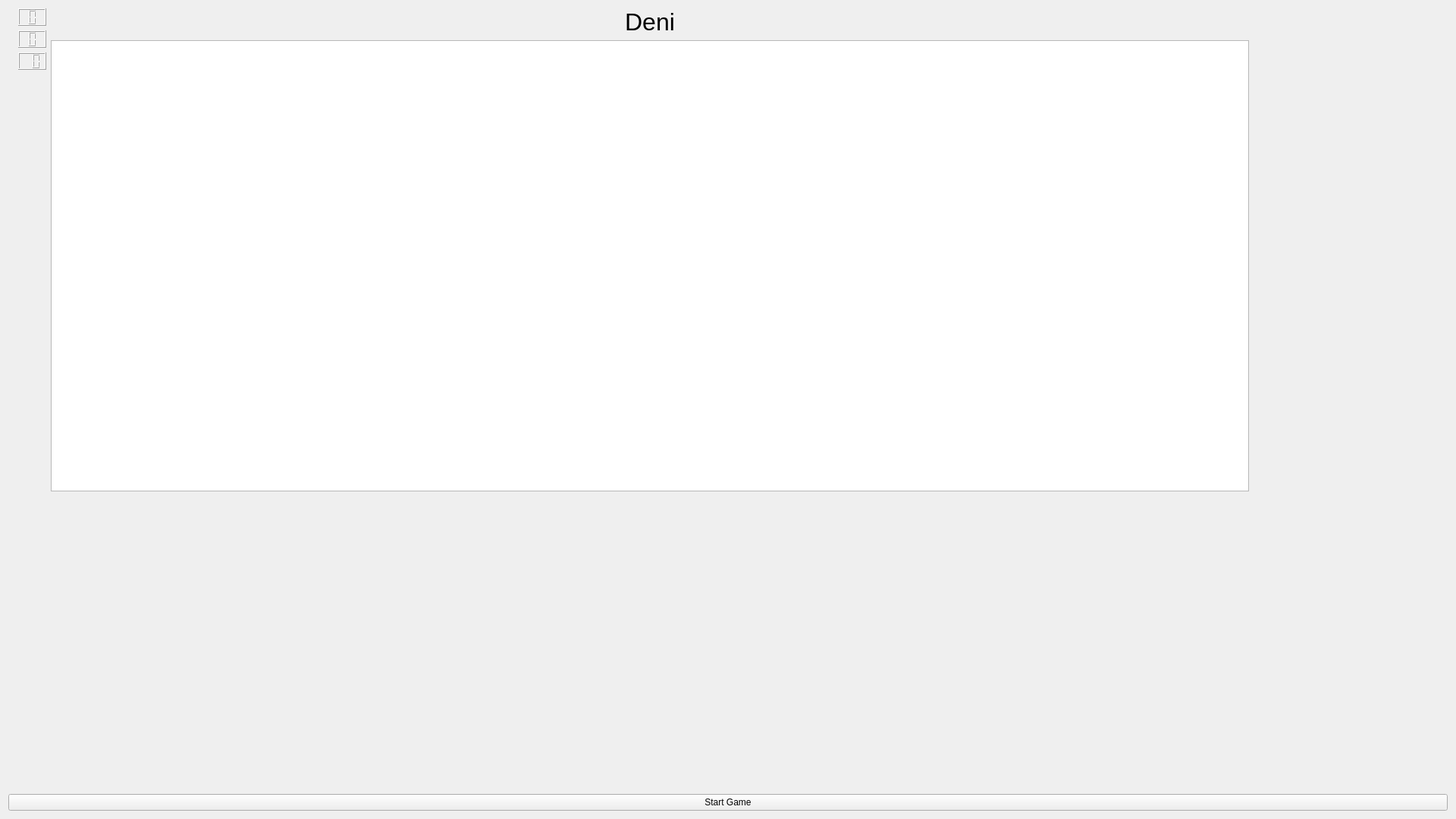
<?xml version="1.0" encoding="UTF-8"?>
<ui version="4.0">
 <class>DeniGame</class>
 <widget class="QWidget" name="DeniGame">
  <property name="geometry">
   <rect>
    <x>0</x>
    <y>0</y>
    <width>1920</width>
    <height>1080</height>
   </rect>
  </property>
  <property name="windowTitle">
   <string>DeniGame</string>
  </property>
  <layout class="QVBoxLayout" name="verticalLayout_4">
   <item>
    <layout class="QHBoxLayout" name="mainMenu">
     <item>
      <layout class="QVBoxLayout" name="score">
       <item>
        <layout class="QFormLayout" name="formLayout">
         <item row="0" column="0">
          <widget class="QLabel" name="deniIcon">
           <property name="maximumSize">
            <size>
             <width>50</width>
             <height>75</height>
            </size>
           </property>
           <property name="text">
            <string/>
           </property>
           <property name="pixmap">
            <pixmap resource="../resource/DeniTheGame.qrc">:/persons/deni.jpg</pixmap>
           </property>
           <property name="scaledContents">
            <bool>true</bool>
           </property>
          </widget>
         </item>
         <item row="0" column="1">
          <widget class="QLCDNumber" name="deniScore">
           <property name="digitCount">
            <number>1</number>
           </property>
          </widget>
         </item>
         <item row="1" column="0">
          <widget class="QLabel" name="alterIcon">
           <property name="maximumSize">
            <size>
             <width>50</width>
             <height>75</height>
            </size>
           </property>
           <property name="text">
            <string/>
           </property>
           <property name="pixmap">
            <pixmap resource="../resource/DeniTheGame.qrc">:/persons/alter.jpg</pixmap>
           </property>
           <property name="scaledContents">
            <bool>true</bool>
           </property>
          </widget>
         </item>
         <item row="1" column="1">
          <widget class="QLCDNumber" name="alterScore">
           <property name="digitCount">
            <number>1</number>
           </property>
          </widget>
         </item>
         <item row="2" column="0">
          <widget class="QLabel" name="remainIcon">
           <property name="maximumSize">
            <size>
             <width>50</width>
             <height>75</height>
            </size>
           </property>
           <property name="text">
            <string/>
           </property>
           <property name="pixmap">
            <pixmap resource="../resource/DeniTheGame.qrc">:/persons/remainCards.png</pixmap>
           </property>
           <property name="scaledContents">
            <bool>true</bool>
           </property>
          </widget>
         </item>
         <item row="2" column="1">
          <widget class="QLCDNumber" name="remain">
           <property name="digitCount">
            <number>2</number>
           </property>
          </widget>
         </item>
        </layout>
       </item>
       <item>
        <spacer name="verticalSpacer_2">
         <property name="orientation">
          <enum>Qt::Orientation::Vertical</enum>
         </property>
         <property name="sizeHint" stdset="0">
          <size>
           <width>20</width>
           <height>40</height>
          </size>
         </property>
        </spacer>
       </item>
      </layout>
     </item>
     <item>
      <layout class="QVBoxLayout" name="gameView">
       <item>
        <widget class="QLabel" name="Title">
         <property name="font">
          <font>
           <pointsize>24</pointsize>
          </font>
         </property>
         <property name="text">
          <string>Deni</string>
         </property>
         <property name="alignment">
          <set>Qt::AlignmentFlag::AlignCenter</set>
         </property>
        </widget>
       </item>
       <item>
        <widget class="QGraphicsView" name="MemoryField"/>
       </item>
      </layout>
     </item>
     <item>
      <layout class="QVBoxLayout" name="idea">
       <item>
        <widget class="QLabel" name="ideaCard">
         <property name="minimumSize">
          <size>
           <width>256</width>
           <height>387</height>
          </size>
         </property>
         <property name="maximumSize">
          <size>
           <width>256</width>
           <height>387</height>
          </size>
         </property>
         <property name="text">
          <string notr="true"/>
         </property>
        </widget>
       </item>
       <item>
        <spacer name="verticalSpacer">
         <property name="orientation">
          <enum>Qt::Orientation::Vertical</enum>
         </property>
         <property name="sizeHint" stdset="0">
          <size>
           <width>20</width>
           <height>40</height>
          </size>
         </property>
        </spacer>
       </item>
      </layout>
     </item>
    </layout>
   </item>
   <item>
    <layout class="QHBoxLayout" name="cardLayout">
     <property name="spacing">
      <number>3</number>
     </property>
     <item>
      <widget class="ClickableCard" name="label_3">
       <property name="minimumSize">
        <size>
         <width>240</width>
         <height>387</height>
        </size>
       </property>
       <property name="maximumSize">
        <size>
         <width>240</width>
         <height>387</height>
        </size>
       </property>
       <property name="text">
        <string notr="true"/>
       </property>
      </widget>
     </item>
     <item>
      <widget class="ClickableCard" name="label_4">
       <property name="minimumSize">
        <size>
         <width>240</width>
         <height>387</height>
        </size>
       </property>
       <property name="maximumSize">
        <size>
         <width>240</width>
         <height>387</height>
        </size>
       </property>
       <property name="text">
        <string notr="true"/>
       </property>
      </widget>
     </item>
     <item>
      <widget class="ClickableCard" name="label_5">
       <property name="minimumSize">
        <size>
         <width>240</width>
         <height>387</height>
        </size>
       </property>
       <property name="maximumSize">
        <size>
         <width>240</width>
         <height>387</height>
        </size>
       </property>
       <property name="text">
        <string notr="true"/>
       </property>
      </widget>
     </item>
     <item>
      <widget class="ClickableCard" name="label_6">
       <property name="minimumSize">
        <size>
         <width>240</width>
         <height>387</height>
        </size>
       </property>
       <property name="maximumSize">
        <size>
         <width>240</width>
         <height>387</height>
        </size>
       </property>
       <property name="text">
        <string notr="true"/>
       </property>
      </widget>
     </item>
     <item>
      <widget class="ClickableCard" name="label_9">
       <property name="minimumSize">
        <size>
         <width>240</width>
         <height>387</height>
        </size>
       </property>
       <property name="maximumSize">
        <size>
         <width>240</width>
         <height>387</height>
        </size>
       </property>
       <property name="text">
        <string notr="true"/>
       </property>
      </widget>
     </item>
     <item>
      <widget class="ClickableCard" name="label_7">
       <property name="minimumSize">
        <size>
         <width>240</width>
         <height>387</height>
        </size>
       </property>
       <property name="maximumSize">
        <size>
         <width>240</width>
         <height>387</height>
        </size>
       </property>
       <property name="text">
        <string notr="true"/>
       </property>
      </widget>
     </item>
     <item>
      <widget class="ClickableCard" name="label_8">
       <property name="minimumSize">
        <size>
         <width>240</width>
         <height>387</height>
        </size>
       </property>
       <property name="maximumSize">
        <size>
         <width>240</width>
         <height>387</height>
        </size>
       </property>
       <property name="text">
        <string notr="true"/>
       </property>
      </widget>
     </item>
    </layout>
   </item>
   <item>
    <widget class="QPushButton" name="pushButton">
     <property name="text">
      <string>Start Game</string>
     </property>
    </widget>
   </item>
  </layout>
 </widget>
 <layoutdefault spacing="6" margin="11"/>
 <customwidgets>
  <customwidget>
   <class>ClickableCard</class>
   <extends>QLabel</extends>
   <header>ClickableCard.h</header>
  </customwidget>
 </customwidgets>
 <resources>
  <include location="../resource/DeniTheGame.qrc"/>
 </resources>
 <connections/>
</ui>
